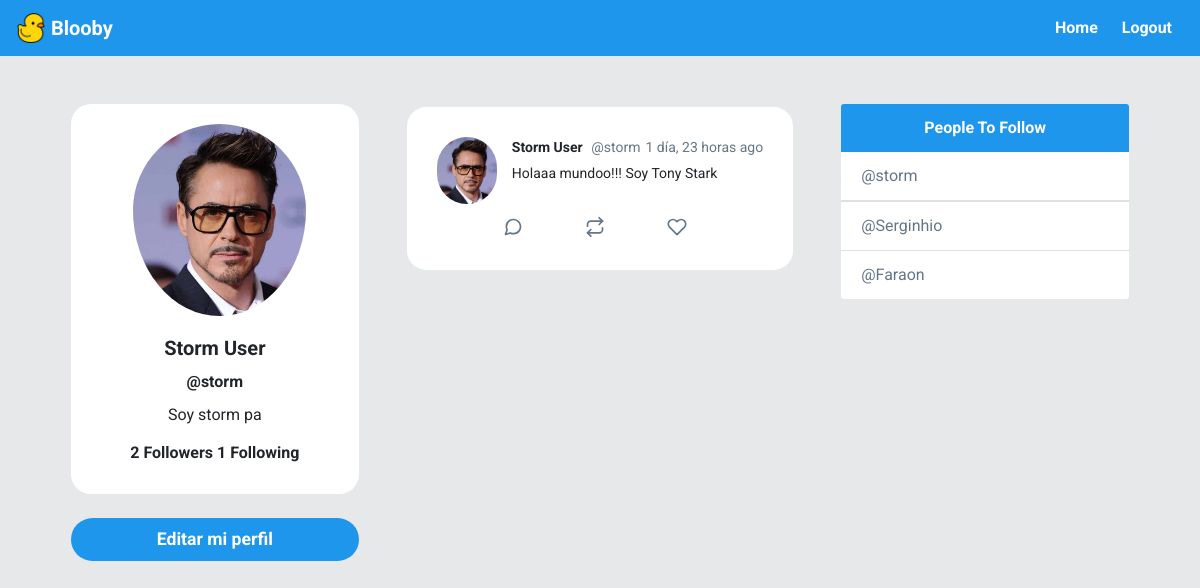
/profile/storm/, run on an earlier commit of the app's database.
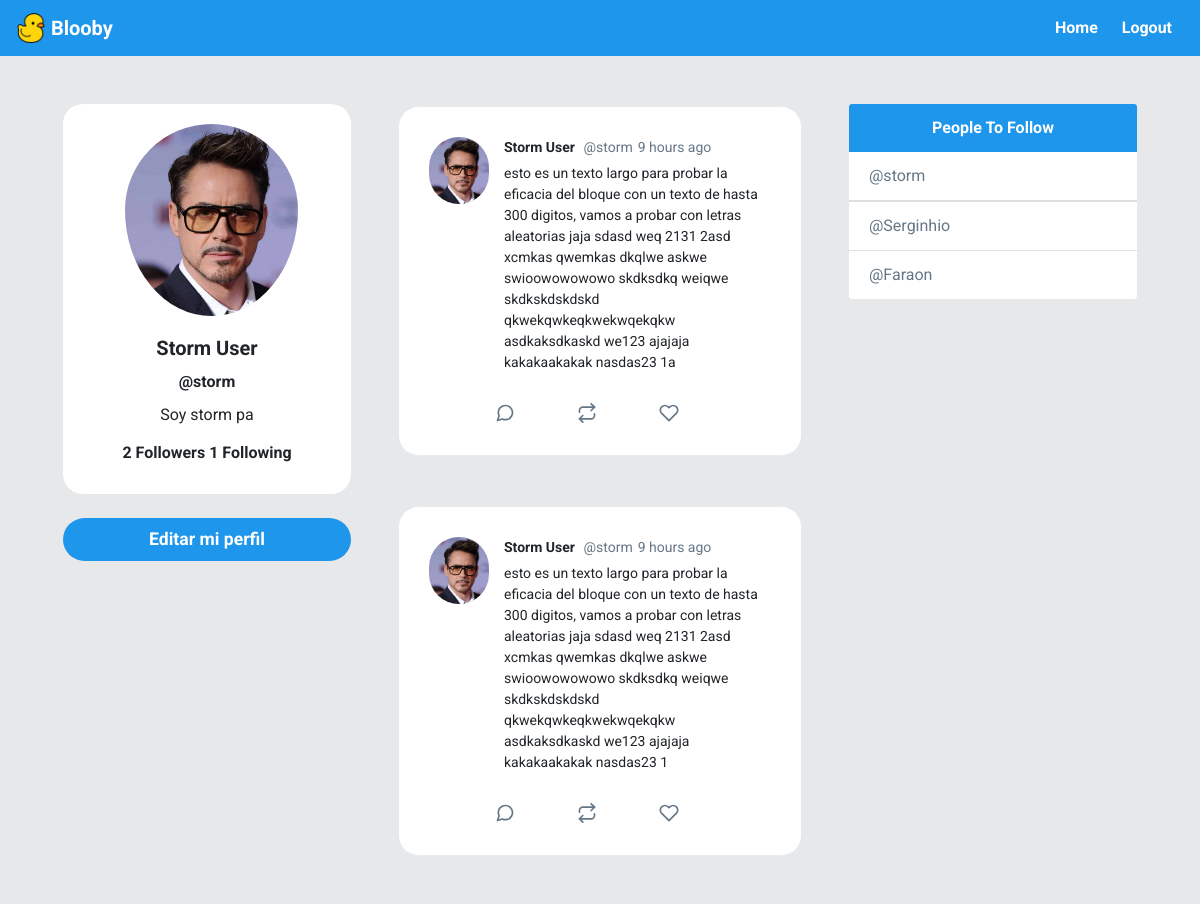
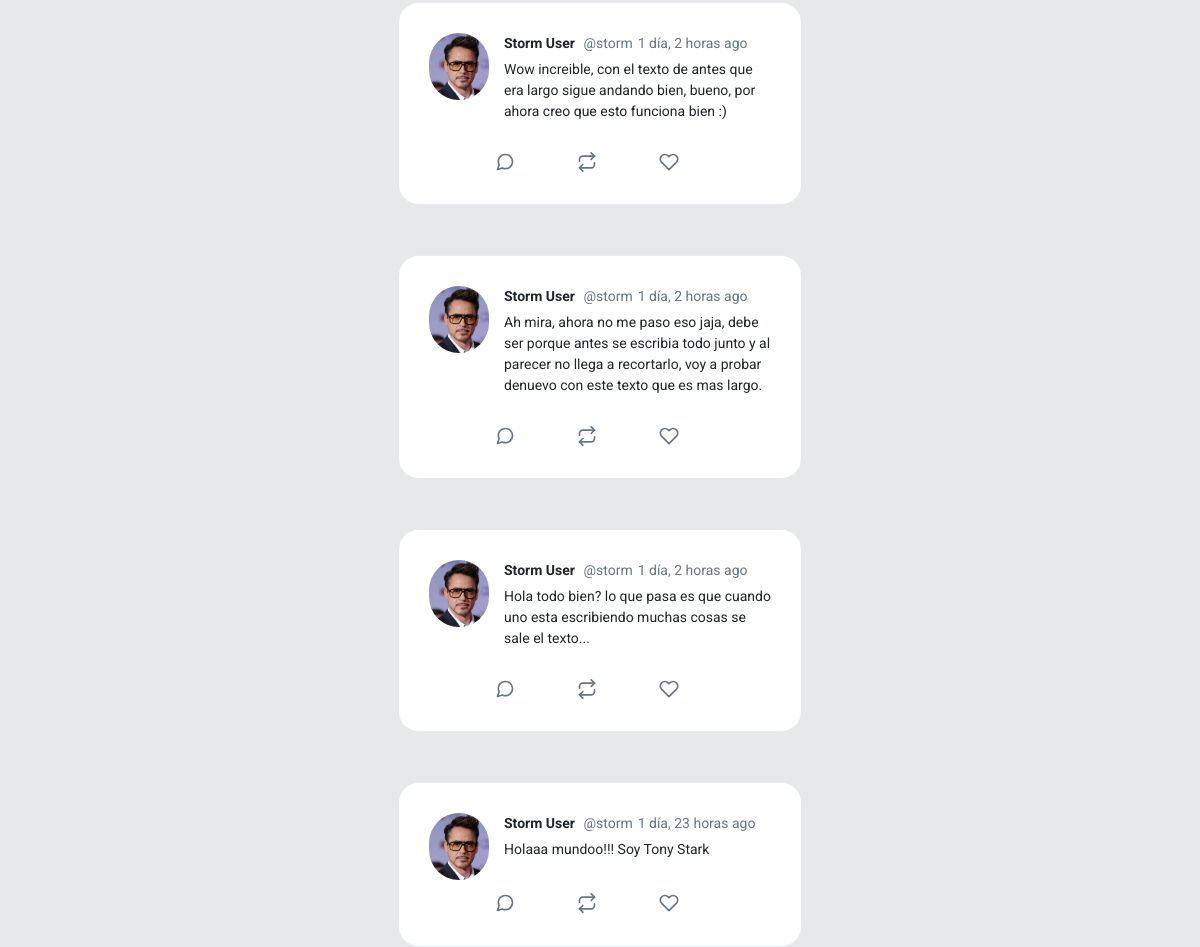
And on a later commit of the database (2 pictures, top to bottom).
### Blooby/models.py (models this page shows, shortened)
class Profile(models.Model):
	user = models.OneToOneField(User, on_delete=models.CASCADE)
	bio = models.CharField(default='Hola, este es mi Blooby!!!', max_length=100)
	image = models.ImageField(default='default.png')
	def following(self):
		user_ids = Relationship.objects.filter(from_user=self.user)\
									.values_list('to_user_id', flat=True)
		return User.objects.filter(id__in=user_ids)
	def followers(self):
		user_ids = Relationship.objects.filter(to_user=self.user)\
									.values_list('from_user_id', flat=True)
		return User.objects.filter(id__in=user_ids)

class Post(models.Model):
	timestamp = models.DateTimeField(default=timezone.now)
	content = models.TextField(max_length=300)
	user = models.ForeignKey(User, on_delete=models.CASCADE, related_name='posts')
	liked = models.ManyToManyField(User, default=None, blank=True)
	class Meta:
		ordering = ['-timestamp']

### Blooby/views.py (the view)
# urls.py: path('profile/<str:username>/', profile, name='profile'),
def profile(request, username):
	user = User.objects.get(username=username)
	posts = user.posts.all()
	context = {'user':user, 'posts':posts}
	return render(request, 'Blooby/profile.html', context)

### Blooby/templates/Blooby/profile.html (shortened to what this page needs)
{% extends 'Blooby/_base.html' %}
{% load humanize %}
{% block content %}
    <div id="main" class="container-fluid d-flex">
        <div class="sidebar m-5 d-none d-md-block">
            <div class="">
                <div class="card " style="width: 18rem; text-align:center;border-radius: 20px;">
                    <img class="card-img-top rounded-circle"
                        style="width:60%; position: relative;left: 62px;padding-top: 20px;"
                        src="{{ user.profile.image.url }}" alt="Card image cap">
                    <div class="card-body">
                        <h5 class="card-title font-weight-bold">{{ user.first_name }}</h5>
                        <h6 class="card-title font-weight-bold">@{{ user }}</h6>
                        <p class="card-text">{{ user.profile.bio }}</p>
                        <h6 class="card-title font-weight-bold">
                        {{ user.profile.followers.count }} Followers
                        {{ user.profile.following.count }} Following
                        </h6>
                    </div>
                </div>
                <a href="{% url 'editar' %}" id="addATweetLeft" onclick="addTweet()" type="button"
                style="border-radius: 30px; font-size: 1.1rem; font-weight:bold;"
                class="btn btn-lg btn-block mt-4 text-white ">Editar mi perfil</a>
            </div>
        </div>
        <div class="content">
            {% for post in posts %}
            <div id="tweetCards">
                <div class="tweet-wrap" style="border-radius:20px">
                    <div class="tweet-header">
                        <img src="{{ post.user.profile.image.url }}"
                            alt="" class="avator">
                        <div class="tweet-header-info">
                            {{ post.user.first_name }} <span>@{{ post.user }}</span><span>{{ post.timestamp|naturaltime }}
                            </span>
                            <p>{{ post.content }}</p>
                        </div>
                    </div>
                    <div class="tweet-info-counts">
                        <div class="comments">
                            <button style="background: white; border: none;">
                            </button>
                        </div>
                        <div class="retweets">
                            <button style="background: white; border: none;">
                        </button>
                        </div>
                        <div class="likes">
                            <button style="background: white; border: none;">
                            </button>
                        </div>
                    </div>
                </div>
            </div>
            {% endfor %}
        </div>
        <div class="sidebar m-5 d-none d-xl-block">
            <div class="card" style="width: 18rem;">
                <div class="card-header">
                    People To Follow
                </div>
                <ul class="list-group list-group-flush">
                    <li class="list-group-item"><a href="#" style="text-decoration: none;color: #657787;">@storm</li>
                    <li class="list-group-item"><a href="#" style="text-decoration: none;color: #657787;">@Serginhio</a></li>
                    <li class="list-group-item"><a href="#" style="text-decoration: none;color: #657787;">@Faraon</a></li>
                </ul>
            </div>
        </div>
    </div>
    {% endblock content %}

### Blooby/templates/Blooby/_base.html (shortened to what this page needs)
{% load static %}
<!DOCTYPE html>
<html lang="en">
<head>
    <link rel="stylesheet" href="https://stackpath.bootstrapcdn.com/bootstrap/4.4.1/css/bootstrap.min.css"
>
    <link href="https://stackpath.bootstrapcdn.com/font-awesome/4.7.0/css/font-awesome.min.css" rel="stylesheet">
    <link rel="stylesheet" type="text/css" href="{% static 'css/style.css' %}">
</head>
<body>
    <div class="container-fluid" style="padding: 0;">
        <nav class="navbar navbar-expand-lg navbar-light">
            <a class="navbar-brand" href="{% url 'home' %}" style="color: white;" href="#">
                <img src="{% static 'img/patito512px.png' %}" width="30" height="30" class="d-inline-block align-top" alt="">
                Blooby
            </a>
            <div class="collapse navbar-collapse" id="navbarSupportedContent">
                <a href="{% url 'home' %}" class="btn text-white my-2 my-sm-0" type="submit">Home</a>
                <a href="{% url 'logout' %}" class="btn text-white my-2 my-sm-0" type="submit">Logout</a>
            </div>
        </nav>
    </div>
    {% block content %}{% endblock content %}
</body>
</html>

### Blooby/static/css/style.css (style rules this page uses)
body { background: #E6E8E9; ; font-family: 'Asap', sans-serif; font-family: 'Roboto', sans-serif; }
img { max-width: 100%; }
.navbar { background-color: #1E96EB ; }
.navbar-brand { font-weight: bold; }
.avator { border-radius: 100px; width: 60px; margin-right: 15px; }
.card { border: none; }
.card-header { background-color: #1E96EB ; color: white; text-align: center; font-weight: bold; border: none; }
#main { justify-content: center; }
.tweet-wrap { max-width: 490px; background: #fff; margin: 0 auto; margin-top: 50px; border-radius: 3px; padding: 30px; border-bottom: 1px solid #e6ecf0; border-top: 1px solid #e6ecf0; }
.tweet-header { display: flex; align-items: flex-start; font-size: 14px; }
.tweet-header-info { font-weight: bold; }
.tweet-header-info span { color: #657786; font-weight: normal; margin-left: 5px; }
.tweet-header-info p { font-weight: normal; margin-top: 5px; }
.tweet-info-counts { display: flex; margin-left: 60px; margin-top: 10px; }
.tweet-info-counts div { display: flex; margin-right: 20px; }
.tweet-info-counts div svg { color: #657786; margin-right: 10px; }
.btn { background-color: #1E96EB ; border-style: none; font-weight: bold; color: white; }
a:link { color: #1E96EB ; text-decoration: none; }

What changed in the data, as far as the page shows it:
added Post: user.profile.image (picture), user.first_name "Storm User", user "storm", timestamp "9 hours ago", content "esto es un texto largo para probar la eficacia del bloque con un texto de hasta 300 digitos, vamos a probar con letras aleatorias jaja sdasd weq 2131 2asd xcmkas qwemkas dkqlwe askwe swioowowowowo skdksdkq weiqwe skdkskdskdskd qkwekqwkeqkwekwqekqkw asdkaksdkaskd we123 ajajaja kakakaakakak nasdas23 1a"
added Post: user.profile.image (picture), user.first_name "Storm User", user "storm", timestamp "9 hours ago", content "esto es un texto largo para probar la eficacia del bloque con un texto de hasta 300 digitos, vamos a probar con letras aleatorias jaja sdasd weq 2131 2asd xcmkas qwemkas dkqlwe askwe swioowowowowo skdksdkq weiqwe skdkskdskdskd qkwekqwkeqkwekwqekqkw asdkaksdkaskd we123 ajajaja kakakaakakak nasdas23 1"
added Post: user.profile.image (picture), user.first_name "Storm User", user "storm", timestamp "1 día, 2 horas ago", content "Wow increible, con el texto de antes que era largo sigue andando bien, bueno, por ahora creo que esto funciona bien :)"
added Post: user.profile.image (picture), user.first_name "Storm User", user "storm", timestamp "1 día, 2 horas ago", content "Ah mira, ahora no me paso eso jaja, debe ser porque antes se escribia todo junto y al parecer no llega a recortarlo, voy a probar denuevo con este texto que es mas largo."
added Post: user.profile.image (picture), user.first_name "Storm User", user "storm", timestamp "1 día, 2 horas ago", content "Hola todo bien? lo que pasa es que cuando uno esta escribiendo muchas cosas se sale el texto..."
